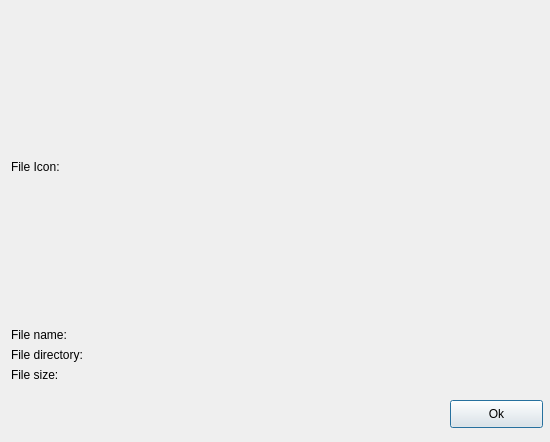
<?xml version="1.0" encoding="UTF-8"?>
<ui version="4.0">
 <class>FileData</class>
 <widget class="QDialog" name="FileData">
  <property name="geometry">
   <rect>
    <x>0</x>
    <y>0</y>
    <width>550</width>
    <height>442</height>
   </rect>
  </property>
  <property name="windowTitle">
   <string>Dialog</string>
  </property>
  <widget class="QWidget" name="gridLayoutWidget">
   <property name="geometry">
    <rect>
     <x>11</x>
     <y>11</y>
     <width>531</width>
     <height>371</height>
    </rect>
   </property>
   <layout class="QGridLayout" name="GridLayout" rowstretch="5,0,0,0" columnstretch="0,3">
    <item row="1" column="0">
     <widget class="QLabel" name="FileNameLabel">
      <property name="text">
       <string>File name:</string>
      </property>
     </widget>
    </item>
    <item row="3" column="1">
     <widget class="QLabel" name="InputFileSizeLabel">
      <property name="text">
       <string/>
      </property>
     </widget>
    </item>
    <item row="2" column="0">
     <widget class="QLabel" name="FileDirectoryLabel">
      <property name="text">
       <string>File directory:</string>
      </property>
     </widget>
    </item>
    <item row="3" column="0">
     <widget class="QLabel" name="FileSizeLabel">
      <property name="text">
       <string>File size:</string>
      </property>
     </widget>
    </item>
    <item row="1" column="1">
     <widget class="QLabel" name="InputFileNameLabel">
      <property name="text">
       <string/>
      </property>
     </widget>
    </item>
    <item row="2" column="1">
     <widget class="QLabel" name="InputFileDirectoryLabel">
      <property name="text">
       <string/>
      </property>
     </widget>
    </item>
    <item row="0" column="0">
     <widget class="QLabel" name="FileIconLabel">
      <property name="text">
       <string>File Icon:</string>
      </property>
     </widget>
    </item>
    <item row="0" column="1">
     <widget class="QLabel" name="InputFileIconLabel">
      <property name="text">
       <string/>
      </property>
     </widget>
    </item>
   </layout>
  </widget>
  <widget class="QPushButton" name="AcceptButton">
   <property name="geometry">
    <rect>
     <x>450</x>
     <y>400</y>
     <width>93</width>
     <height>28</height>
    </rect>
   </property>
   <property name="text">
    <string>Ok</string>
   </property>
  </widget>
 </widget>
 <resources/>
 <connections/>
</ui>
